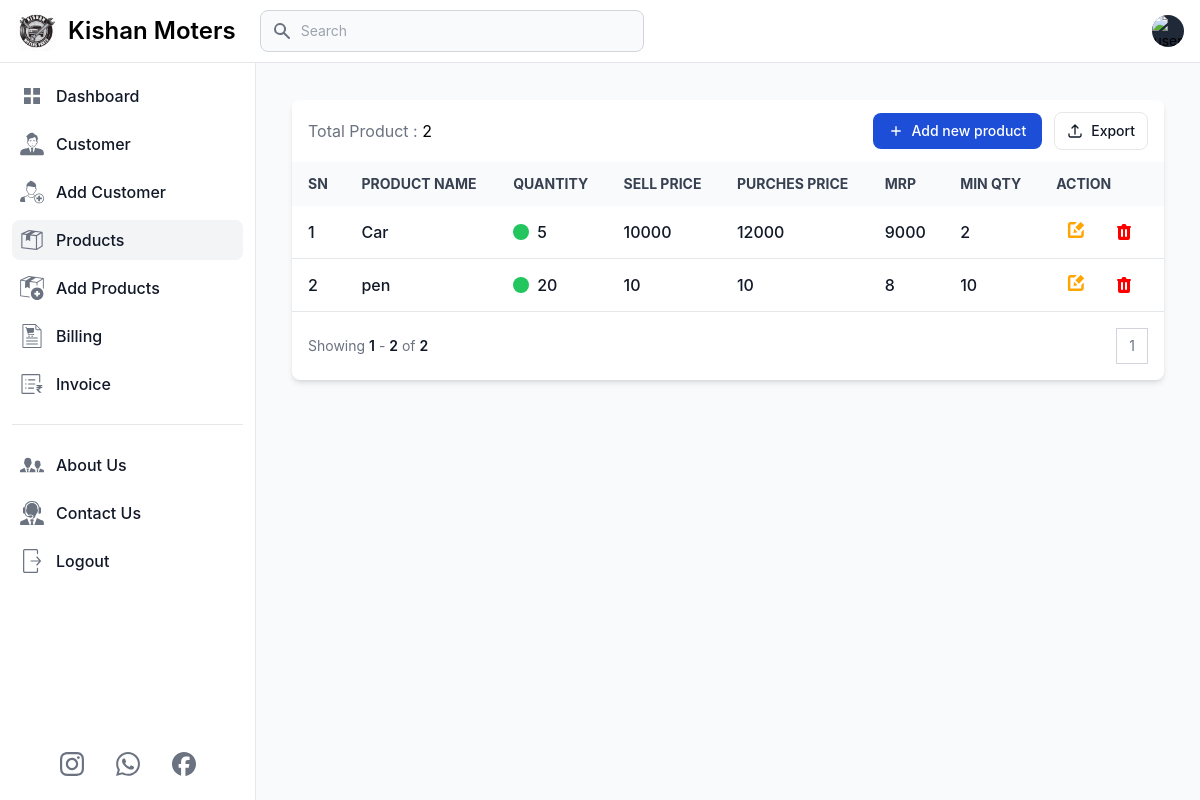
Page /products (signed in) on the earlier database version.
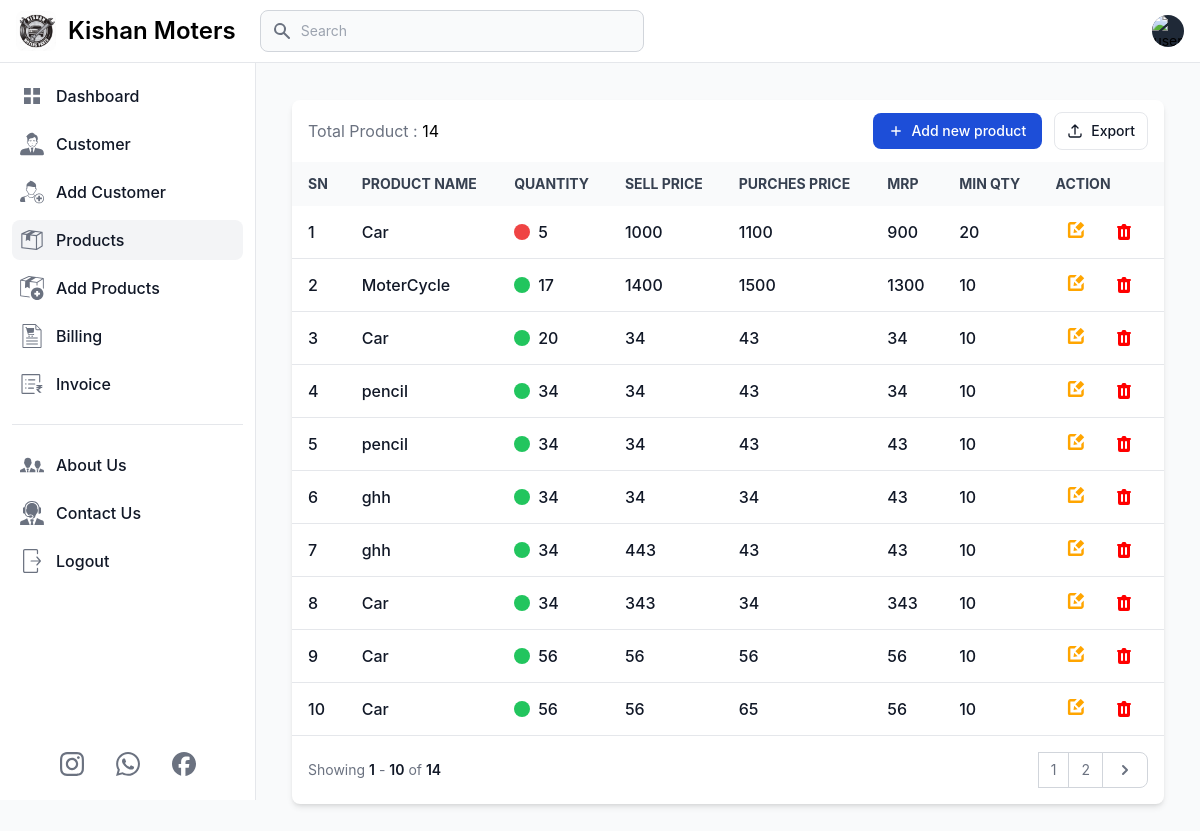
Same page on the later database version.
### app.py (models this page shows, shortened)
class Products(db.Model):
    prod_id = db.Column(db.Integer, primary_key=True)
    user_id = db.Column(db.Integer, db.ForeignKey('user.id'), nullable=False)
    prod_name = db.Column(db.String(100), nullable=False)
    prod_quantity = db.Column(db.Integer, nullable=False)
    prod_sell_price = db.Column(db.Integer, nullable=False)
    prod_mrp = db.Column(db.Integer, nullable=False)
    prod_buy_price = db.Column(db.Integer, nullable=False)
    prod_min_quantity = db.Column(db.Integer, nullable=False)

### app.py (the view)
@app.route('/products', methods=['GET', 'POST'])
def products():
    if 'email' in session:
        user = User.query.filter_by(email=session['email']).first()
        page = request.args.get('page', 1, type=int)
        products = Products.query.filter(Products.user_id == user.id).paginate(page=page, per_page=10)
        total_product = Products.query.filter(Products.user_id == user.id).count()
        return render_template('product.html', title='Products', current_page='products',
                               user=user, products=products, total_product=total_product, min=min, enumerate=enumerate)
    else:
        flash('You need to login first.', 'error')
        return redirect('/login')

### templates/product.html (shortened to what the changed rows need)
{% extends 'layout.html' %}
{% block content %}
<main class="p-4 md:ml-64 h-auto pt-20">
    <div class="m-2 md:m-5 max-w-screen-2xl">
        <div class="relative overflow-hidden bg-white shadow-md dark:bg-gray-800 rounded-lg">
            <div
                class="flex flex-col px-4 py-3 space-y-3 lg:flex-row lg:items-center lg:justify-between lg:space-y-0 lg:space-x-4">
                <div class="flex items-center flex-1 space-x-4">
                    <h5>
                        <span class="text-gray-500">Total Product : </span>
                        <span class="dark:text-white">{{total_product}}</span>
                    </h5>
                </div>
            </div>
            <div class="overflow-x-auto">
                <table class="w-full text-sm text-left text-gray-500 dark:text-gray-400">
                    <thead
                        class="text-xs md:text-sm text-gray-700 uppercase bg-gray-50 dark:bg-gray-700 dark:text-gray-400">
                        <tr>
                            <th scope="col" class="px-4 py-3 whitespace-nowrap">SN</th>
                            <th scope="col" class="px-4 py-3 whitespace-nowrap">Product Name</th>
                            <th scope="col" class="px-4 py-3 whitespace-nowrap">Quantity</th>
                            <th scope="col" class="px-4 py-3 whitespace-nowrap">Sell Price</th>
                            <th scope="col" class="px-4 py-3 whitespace-nowrap">Purches Price</th>
                            <th scope="col" class="px-4 py-3 whitespace-nowrap">MRP</th>
                            <th scope="col" class="px-4 py-3 whitespace-nowrap">Min Qty</th>
                            <th scope="col" class="px-4 py-3 whitespace-nowrap">Action</th>
                        </tr>
                    </thead>
                    <tbody>
                        {% if products.items %}
                            {% for index, product in enumerate(products.items, start=(products.page - 1) * products.per_page + 1) %}
                            <tr class="border-b text-base dark:border-gray-600 hover:bg-gray-100 dark:hover:bg-gray-700">
                                <td class="px-4 py-2 font-medium text-gray-900 whitespace-nowrap dark:text-white">
                                    <div class="flex items-center">
                                        {{ index}}
                                    </div>
                                </td>
                                <th scope="row"
                                    class="px-4 py-2 font-medium text-gray-900 whitespace-nowrap dark:text-white">
                                    <div class="flex items-center">
                                        {{product.prod_name}}
                                    </div>
                                </th>
                                <td class="px-4 py-2 font-medium text-gray-900 whitespace-nowrap dark:text-white">
                                    <div class="flex items-center">
                                        <div class="inline-block w-4 h-4 mr-2 {%if product.prod_quantity>product.prod_min_quantity%} bg-green-500 {% else %} bg-red-500 {% endif %} rounded-full"></div>
                                        {{product.prod_quantity}}
                                    </div>
                                </td>
                                <td class="px-4 py-2 font-medium text-gray-900 whitespace-nowrap dark:text-white">
                                    <div class="flex items-center">
                                        {{product.prod_sell_price}}
                                    </div>
                                </td>
                                <td class="px-4 py-2 font-medium text-gray-900 whitespace-nowrap dark:text-white">
                                    <div class="flex items-center">
                                        {{product.prod_mrp}}
                                    </div>
                                </td>
                                <td class="px-4 py-2 font-medium text-gray-900 whitespace-nowrap dark:text-white">
                                    <div class="flex items-center">
                                        {{product.prod_buy_price}}
                                    </div>
                                </td>
                                <td class="px-4 py-2 font-medium text-gray-900 whitespace-nowrap dark:text-white">
                                    <div class="flex items-center">
                                        {{product.prod_min_quantity}}
                                    </div>
                                </td>
                                <td class="px-4 py-2 font-medium text-gray-900 whitespace-nowrap dark:text-white flex">
                                    <div class="mr-2 p-2 hover:bg-slate-800 hover:rounded-md">
                                        <a href="{{ url_for('edit_product', prod_id=product.prod_id)}}">
                                            <button class="flex justify-center items-center">
                                            </button>
                                        </a>
                                    </div>
                                    <div class="flex justify-center p-2 hover:bg-slate-800 hover:rounded-md">
                                        <button  id="deleteButton-{{ product.prod_id }}" data-modal-target="deleteModal-{{ product.prod_id }}"
                                            data-modal-toggle="deleteModal-{{ product.prod_id }}">
                                        </button>
                                    </div>
                                </td>
                            </tr>
                            {% endfor %}
                        {% else %}
                            <tr>
                                <td colspan="8" class="text-center p-5">No Product Found.</td>
                            </tr>
                        {% endif %}
                    </tbody>
                </table>
            </div>
            <nav class="flex flex-col items-start justify-between p-4 space-y-3 md:flex-row md:items-center md:space-y-0"
                aria-label="Table navigation">
                <span class="text-sm font-normal text-gray-500 dark:text-gray-400">
                    Showing
                    <span class="font-semibold text-gray-900 dark:text-white">{{ products.page * products.per_page - products.per_page + 1 }}</span>
                    -
                    <span class="font-semibold text-gray-900 dark:text-white">{{ min(products.page * products.per_page, total_product) }}</span>
                    of
                    <span class="font-semibold text-gray-900 dark:text-white">{{ total_product }}</span>
                </span>
                <ul class="inline-flex items-stretch -space-x-px">
                    {% for num in products.iter_pages(left_edge=1, right_edge=1, left_current=2, right_current=2) %}
                        {% if num %}
                            <li>
                                <a href="#"
                                    class="flex items-center justify-center px-3 py-2 text-sm leading-tight text-gray-500 bg-white border border-gray-300 hover:bg-gray-100 hover:text-gray-700 dark:bg-gray-800 dark:border-gray-700 dark:text-gray-400 dark:hover:bg-gray-700 dark:hover:text-white">{{ num }}</a>
                            </li>
                        {% else %}
                            <li>
                                <a href="#"
                                    class="flex items-center justify-center px-3 py-2 text-sm leading-tight text-gray-500 bg-white border border-gray-300 hover:bg-gray-100 hover:text-gray-700 dark:bg-gray-800 dark:border-gray-700 dark:text-gray-400 dark:hover:bg-gray-700 dark:hover:text-white">...</a>
                            </li>
                        {% endif %}
                    {% endfor %}
                    {% if products.has_next %}
                        <li>
                            <a href="{{ url_for('products', page=products.next_num) }}"
                                class="flex items-center justify-center h-full py-1.5 px-3 leading-tight text-gray-500 bg-white rounded-r-lg border border-gray-300 hover:bg-gray-100 hover:text-gray-700 dark:bg-gray-800 dark:border-gray-700 dark:text-gray-400 dark:hover:bg-gray-700 dark:hover:text-white">
                                <svg class="w-5 h-5" aria-hidden="true" fill="currentColor" viewbox="0 0 20 20"
                                    xmlns="http://www.w3.org/2000/svg">
                                    <path fill-rule="evenodd"
                                        d="M7.293 14.707a1 1 0 010-1.414L10.586 10 7.293 6.707a1 1 0 011.414-1.414l4 4a1 1 0 010 1.414l-4 4a1 1 0 01-1.414 0z"
                                        clip-rule="evenodd" />
                                </svg>
                            </a>
                        </li>
                    {% endif %}
                </ul>
            </nav>
        </div>
    </div>
</main>
{% endblock %}

Differences in the rows shown:
changed Products (number 1 of 10 on the later page): prod_sell_price "10000" → "1000"; prod_mrp "12000" → "1100"; prod_buy_price "9000" → "900"; prod_min_quantity "2" → "20"
changed Products id 2: prod_name "pen" → "MoterCycle"; prod_quantity "20" → "17"; prod_sell_price "10" → "1400"; prod_mrp "10" → "1500"; prod_buy_price "8" → "1300"
added Products: index "3", prod_name "Car", prod_quantity "20", prod_sell_price "34", prod_mrp "43", prod_buy_price "34", prod_min_quantity "10"
added Products: index "4", prod_name "pencil", prod_quantity "34", prod_sell_price "34", prod_mrp "43", prod_buy_price "34", prod_min_quantity "10"
added Products: index "5", prod_name "pencil", prod_quantity "34", prod_sell_price "34", prod_mrp "43", prod_buy_price "43", prod_min_quantity "10"
added Products: index "6", prod_name "ghh", prod_quantity "34", prod_sell_price "34", prod_mrp "34", prod_buy_price "43", prod_min_quantity "10"
added Products: index "7", prod_name "ghh", prod_quantity "34", prod_sell_price "443", prod_mrp "43", prod_buy_price "43", prod_min_quantity "10"
added Products: index "8", prod_name "Car", prod_quantity "34", prod_sell_price "343", prod_mrp "34", prod_buy_price "343", prod_min_quantity "10"
added Products: index "9", prod_name "Car", prod_quantity "56", prod_sell_price "56", prod_mrp "56", prod_buy_price "56", prod_min_quantity "10"
added Products: prod_min_quantity "10", prod_name "Car", prod_quantity "56", prod_sell_price "56", prod_mrp "65", prod_buy_price "56"
Other differences:
{{ total_product }}: "2" → "14"
{{ min(products.page * products.per_page, total_product) }}: "2" → "10"
new list line: "2"
